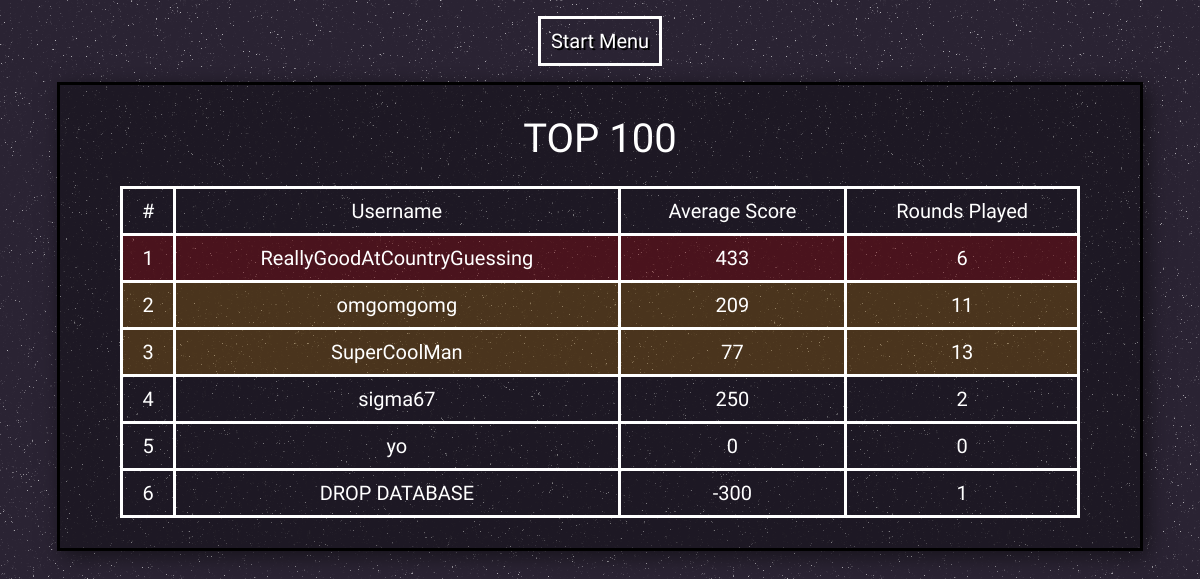
Page /top-players on the committed database.
### main.py (models this page shows)
class Users(UserMixin, db.Model):
    id = db.Column(db.Integer, primary_key=True)
    username = db.Column(db.String(128), unique=True, nullable=False)
    password = db.Column(db.String, nullable=False)
    total_score = db.Column(db.Integer, default=0)
    total_rounds_played = db.Column(db.Integer, default=0)
    total_hints_used_amount = db.Column(db.Integer, default=0, nullable=False)
    volume = db.Column(db.Integer, default=50)  # well I need to save it somehow
    amount_of_guesses = db.Column(db.Integer, default=1)  # chosen with slider before session beginning
    amount_of_rounds = db.Column(db.Integer, default=1)  # chosen with slider before session beginning
    profile_image = db.Column(db.String[16], nullable=False, default='0000000000000000')
    sessions = db.relationship('Sessions', backref='Users')

### main.py (the view)
@app.route('/top-players', methods=['GET'])
def top_players():
    usernames = []
    total_scores = []
    total_rounds = []
    ids = []
    for user in Users.query.order_by(Users.total_score.desc()).all():
        ids.append(user.id)
        usernames.append(user.username)
        if user.total_rounds_played != 0:
            total_scores.append(round(user.total_score / user.total_rounds_played))
        else:
            total_scores.append(0)
        total_rounds.append(user.total_rounds_played)
    return render_template('top-players.html',
                           usernames=usernames,
                           total_scores=total_scores,
                           total_rounds=total_rounds,
                           ids=ids)

### templates/top-players.html (shortened to what this page needs)
{% extends "./base.html" %}
{% block head %}
{{ super() }}
{% endblock %}
{% block body %}
<body id="top-hundred-body">
<button class="regularButton" onclick="location.href = '/'">Start Menu</button>
<div id="top-hundred-box" class="transparent_box">
    <label class="titleLabel">TOP 100</label><br><br>
    <table>
        <tr>
            <td>#</td>
            <td>Username</td>
            <td>Average Score</td>
            <td>Rounds Played</td>
        </tr>
        {% if usernames | length > 100 %}
        <tr></tr>
        {% for i in range(100) %}
        <tr>
            <td>{{i+1}}</td>
            <td><a href="/user/{{ids[i]}}">{{usernames[i]}}</a></td>
            <td>{{total_scores[i]}}</td>
            <td></td>
        </tr>
        {% endfor %}
        {% else %}
        {% for i in range(usernames|length) %}
        {% if i < 1 %}
        <tr id="playerNumberOne">
            {% elif i >= 1 and i < 3 %}
        <tr class="playersSecondThird">
            {% else %}
        <tr>
            {% endif %}
            <td>{{i+1}}</td>
            <td><a href="/user/{{ids[i]}}">{{usernames[i]}}</a></td>
            <td>{{total_scores[i]}}</td>
            <td>{{total_rounds[i]}}</td>
        </tr>
        {% endfor %}
        {% endif %}
    </table>
</div>
</body>
{% endblock %}

### static/styles.css (style rules this page uses)
body { margin: 0; font-family: "Bitcount Prop Double", system-ui; font-weight: 400; font-size: 20px; background-color: black; }
body#scoreboard-body, body#settings-body, body#summary-body, body#game-body, body#home-body, body#top-hundred-body, body#profile-body, body#no-user-body { background-color: #2a2333; background-image: url("background_stars.svg"); }
body#top-hundred-body { display: flex; flex-flow: column nowrap; justify-content: center; align-items: center; margin-top: 2vh; }
body#top-hundred-body div { margin-top: 2vh; }
body#top-hundred-body div#top-hundred-box { width: 80%; }
body#top-hundred-body div#top-hundred-box table, body#top-hundred-body div#top-hundred-box tr, body#top-hundred-body div#top-hundred-box td { border-collapse: collapse; border: solid 3px; padding: 10px; }
body#top-hundred-body div#top-hundred-box table a, body#top-hundred-body div#top-hundred-box tr a, body#top-hundred-body div#top-hundred-box td a { text-decoration: none; color: white; }
body#top-hundred-body div#top-hundred-box table#playerNumberOne, body#top-hundred-body div#top-hundred-box tr#playerNumberOne, body#top-hundred-body div#top-hundred-box td#playerNumberOne { background-color: rgba(255, 0, 0, 0.2); }
body#top-hundred-body div#top-hundred-box table.playersSecondThird, body#top-hundred-body div#top-hundred-box tr.playersSecondThird, body#top-hundred-body div#top-hundred-box td.playersSecondThird { background-color: rgba(255, 165, 0, 0.2); }
body#top-hundred-body div#top-hundred-box table { width: 100%; }
button, input[type=submit] { appearance: none; border: solid 3px; background-color: transparent; font-family: "Bitcount Prop Double", system-ui; cursor: pointer; text-shadow: black 2px 2px; }
button.regularButton, input[type=submit].regularButton { border-color: white; color: white; padding: 10px; font-size: 20px; }
.transparent_box { background-color: rgba(0, 0, 0, 0.3); box-shadow: rgba(0, 0, 0, 0.5) 5px 5px 20px; border: solid 3px black; padding: 30px 60px 30px 60px; color: white; text-align: center; }
.transparent_box .titleLabel { font-size: 40px; }

### rows in the picture
Users: username "ReallyGoodAtCountryGuessing"
Users: username "omgomgomg"
Users: username "SuperCoolMan"
Users: username "sigma67"
Users: username "yo"
Users: username "DROP DATABASE"

### other values in the picture
{{ i+1 }} "1" "2" "3" "4" "5" "6"
{{ total_scores[i] }} "433" "209" "77" "250" "0" "-300"
{{ total_rounds[i] }} "6" "11" "13" "2" "0" "1"
